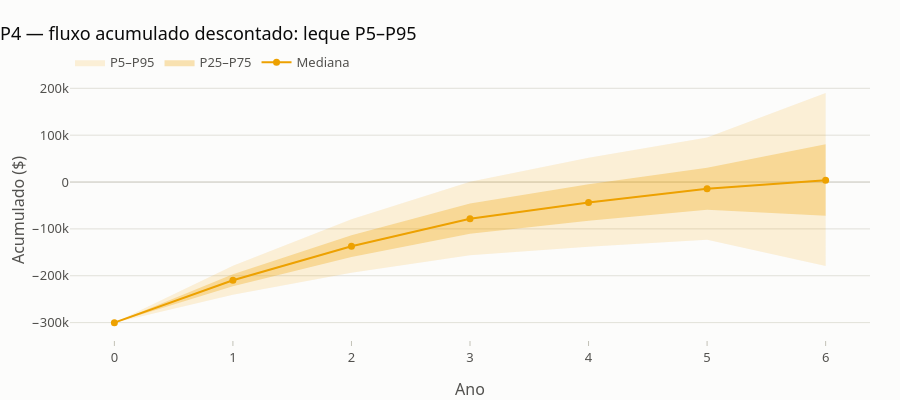

Notebook code cell kept with this figure:
### Code cell
fig = viz.grafico_leque(res, "P4", titulo="P4 — fluxo acumulado descontado: leque P5–P95")
viz.exportar(fig, f"{SAIDA}/leque_p4")
fig

### Figure 1 — Plotly figure (JSON) as saved in the notebook; plotly's stock layout.template omitted (floating-point values rounded to 4 significant figures)
{"data": [{"fill": "toself", "fillcolor": "#eda100", "hoverinfo": "skip", "line": {"width": 0}, "mode": "lines", "name": "P5–P95", "opacity": 0.15, "type": "scatter", "x": [0, 1, 2, 3, 4, 5, 6, 6, 5, 4, 3, 2, 1, 0], "y": [-300000.0, -178400.0, -79580.0, 658.1, 51920.0, 95290.0, 190000.0, -179200.0, -122900.0, -138100.0, -156000.0, -193300.0, -240500.0, -300000.0]}, {"fill": "toself", "fillcolor": "#eda100", "hoverinfo": "skip", "line": {"width": 0}, "mode": "lines", "name": "P25–P75", "opacity": 0.3, "type": "scatter", "x": [0, 1, 2, 3, 4, 5, 6, 6, 5, 4, 3, 2, 1, 0], "y": [-300000.0, -196900.0, -113400.0, -45950.0, -4603.0, 30470.0, 80440.0, -71770.0, -59380.0, -82750.0, -110300.0, -160100.0, -222400.0, -300000.0]}, {"hovertemplate": "Ano %{x}<br>mediana %{y:,.0f}<extra></extra>", "line": {"color": "#eda100", "width": 2}, "marker": {"size": 7}, "mode": "lines+markers", "name": "Mediana", "type": "scatter", "x": [0, 1, 2, 3, 4, 5, 6], "y": [-300000.0, -209700.0, -136900.0, -78210.0, -43760.0, -14550.0, 3960.0]}], "layout": {"height": 400, "title": {"text": "P4 — fluxo acumulado descontado: leque P5–P95"}, "xaxis": {"tickmode": "array", "tickvals": [0, 1, 2, 3, 4, 5, 6], "title": {"text": "Ano"}}, "yaxis": {"title": {"text": "Acumulado ($)"}}}}
